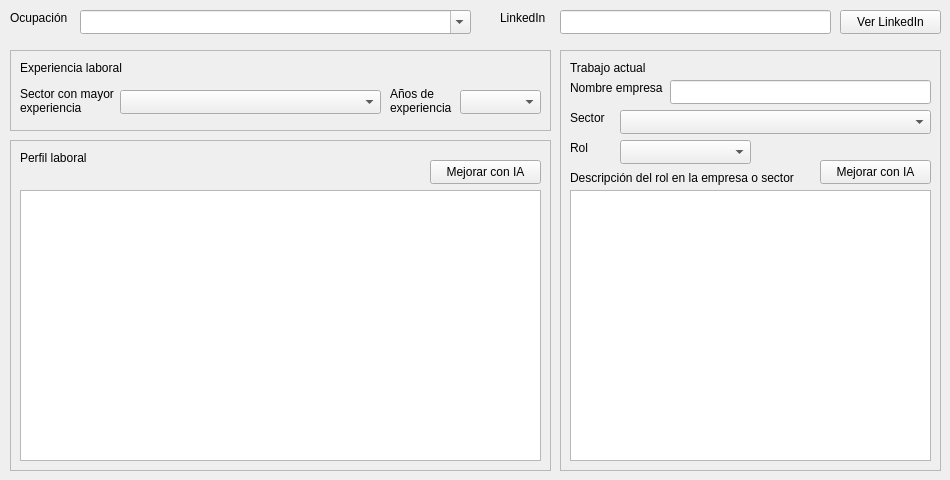
   <widget class="QWidget" name="page_3">
    <widget class="QFrame" name="experienceFrame">
     <property name="geometry">
      <rect>
       <x>10</x>
       <y>50</y>
       <width>541</width>
       <height>81</height>
      </rect>
     </property>
     <property name="frameShape">
      <enum>QFrame::StyledPanel</enum>
     </property>
     <property name="frameShadow">
      <enum>QFrame::Raised</enum>
     </property>
     <widget class="QLabel" name="label_59">
      <property name="geometry">
       <rect>
        <x>10</x>
        <y>10</y>
        <width>141</width>
        <height>16</height>
       </rect>
      </property>
      <property name="text">
       <string>Experiencia laboral</string>
      </property>
     </widget>
     <widget class="QLabel" name="label_60">
      <property name="geometry">
       <rect>
        <x>10</x>
        <y>30</y>
        <width>101</width>
        <height>41</height>
       </rect>
      </property>
      <property name="text">
       <string>Sector con mayor experiencia</string>
      </property>
      <property name="wordWrap">
       <bool>true</bool>
      </property>
     </widget>
     <widget class="QLabel" name="label_61">
      <property name="geometry">
       <rect>
        <x>380</x>
        <y>30</y>
        <width>81</width>
        <height>41</height>
       </rect>
      </property>
      <property name="text">
       <string>Años de experiencia</string>
      </property>
      <property name="wordWrap">
       <bool>true</bool>
      </property>
     </widget>
     <widget class="QComboBox" name="expSectorComboBox">
      <property name="geometry">
       <rect>
        <x>110</x>
        <y>40</y>
        <width>261</width>
        <height>24</height>
       </rect>
      </property>
     </widget>
     <widget class="QComboBox" name="expYearsComboBox">
      <property name="geometry">
       <rect>
        <x>450</x>
        <y>40</y>
        <width>81</width>
        <height>24</height>
       </rect>
      </property>
     </widget>
    </widget>
    <widget class="QLabel" name="label_63">
     <property name="geometry">
      <rect>
       <x>500</x>
       <y>10</y>
       <width>49</width>
       <height>16</height>
      </rect>
     </property>
     <property name="text">
      <string>LinkedIn</string>
     </property>
    </widget>
    <widget class="QLineEdit" name="linkedInLineEdit">
     <property name="geometry">
      <rect>
       <x>560</x>
       <y>10</y>
       <width>271</width>
       <height>24</height>
      </rect>
     </property>
    </widget>
    <widget class="QPushButton" name="viewLinkedInPushButton">
     <property name="geometry">
      <rect>
       <x>840</x>
       <y>10</y>
       <width>101</width>
       <height>24</height>
      </rect>
     </property>
     <property name="text">
      <string>Ver LinkedIn</string>
     </property>
    </widget>
    <widget class="QComboBox" name="occupationComboBox">
     <property name="geometry">
      <rect>
       <x>80</x>
       <y>10</y>
       <width>391</width>
       <height>24</height>
      </rect>
     </property>
     <property name="editable">
      <bool>true</bool>
     </property>
    </widget>
    <widget class="QLabel" name="label_53">
     <property name="geometry">
      <rect>
       <x>10</x>
       <y>10</y>
       <width>71</width>
       <height>16</height>
      </rect>
     </property>
     <property name="text">
      <string>Ocupación</string>
     </property>
    </widget>
    <widget class="QFrame" name="frame">
     <property name="geometry">
      <rect>
       <x>10</x>
       <y>140</y>
       <width>541</width>
       <height>331</height>
      </rect>
     </property>
     <property name="frameShape">
      <enum>QFrame::StyledPanel</enum>
     </property>
     <property name="frameShadow">
      <enum>QFrame::Raised</enum>
     </property>
     <widget class="QPlainTextEdit" name="professionalProfilePlainTextEdit">
      <property name="geometry">
       <rect>
        <x>10</x>
        <y>50</y>
        <width>521</width>
        <height>271</height>
       </rect>
      </property>
     </widget>
     <widget class="QLabel" name="label_62">
      <property name="geometry">
       <rect>
        <x>10</x>
        <y>10</y>
        <width>81</width>
        <height>16</height>
       </rect>
      </property>
      <property name="text">
       <string>Perfil laboral</string>
      </property>
     </widget>
     <widget class="QPushButton" name="pushButton">
      <property name="geometry">
       <rect>
        <x>420</x>
        <y>20</y>
        <width>111</width>
        <height>24</height>
       </rect>
      </property>
      <property name="text">
       <string>Mejorar con IA</string>
      </property>
     </widget>
    </widget>
    <widget class="QFrame" name="currentJobFrame">
     <property name="geometry">
      <rect>
       <x>560</x>
       <y>50</y>
       <width>381</width>
       <height>421</height>
      </rect>
     </property>
     <property name="frameShape">
      <enum>QFrame::StyledPanel</enum>
     </property>
     <property name="frameShadow">
      <enum>QFrame::Raised</enum>
     </property>
     <widget class="QLabel" name="label_54">
      <property name="geometry">
       <rect>
        <x>10</x>
        <y>10</y>
        <width>221</width>
        <height>16</height>
       </rect>
      </property>
      <property name="text">
       <string>Trabajo actual</string>
      </property>
     </widget>
     <widget class="QLineEdit" name="companyLineEdit">
      <property name="geometry">
       <rect>
        <x>110</x>
        <y>30</y>
        <width>261</width>
        <height>24</height>
       </rect>
      </property>
     </widget>
     <widget class="QLabel" name="label_55">
      <property name="geometry">
       <rect>
        <x>10</x>
        <y>30</y>
        <width>101</width>
        <height>16</height>
       </rect>
      </property>
      <property name="text">
       <string>Nombre empresa</string>
      </property>
     </widget>
     <widget class="QComboBox" name="sectorComboBox">
      <property name="geometry">
       <rect>
        <x>60</x>
        <y>60</y>
        <width>311</width>
        <height>24</height>
       </rect>
      </property>
     </widget>
     <widget class="QLabel" name="label_56">
      <property name="geometry">
       <rect>
        <x>10</x>
        <y>60</y>
        <width>49</width>
        <height>16</height>
       </rect>
      </property>
      <property name="text">
       <string>Sector</string>
      </property>
     </widget>
     <widget class="QLabel" name="label_57">
      <property name="geometry">
       <rect>
        <x>10</x>
        <y>90</y>
        <width>31</width>
        <height>16</height>
       </rect>
      </property>
      <property name="text">
       <string>Rol</string>
      </property>
     </widget>
     <widget class="QComboBox" name="roleComboBox">
      <property name="geometry">
       <rect>
        <x>60</x>
        <y>90</y>
        <width>131</width>
        <height>24</height>
       </rect>
      </property>
     </widget>
     <widget class="QPlainTextEdit" name="roleDescriptionPlainTextEdit">
      <property name="geometry">
       <rect>
        <x>10</x>
        <y>140</y>
        <width>361</width>
        <height>271</height>
       </rect>
      </property>
     </widget>
     <widget class="QLabel" name="label_58">
      <property name="geometry">
       <rect>
        <x>10</x>
        <y>120</y>
        <width>231</width>
        <height>16</height>
       </rect>
      </property>
      <property name="text">
       <string>Descripción del rol en la empresa o sector</string>
      </property>
     </widget>
     <widget class="QPushButton" name="pushButton_2">
      <property name="geometry">
       <rect>
        <x>260</x>
        <y>110</y>
        <width>111</width>
        <height>24</height>
       </rect>
      </property>
      <property name="text">
       <string>Mejorar con IA</string>
      </property>
     </widget>
    </widget>
   </widget>
